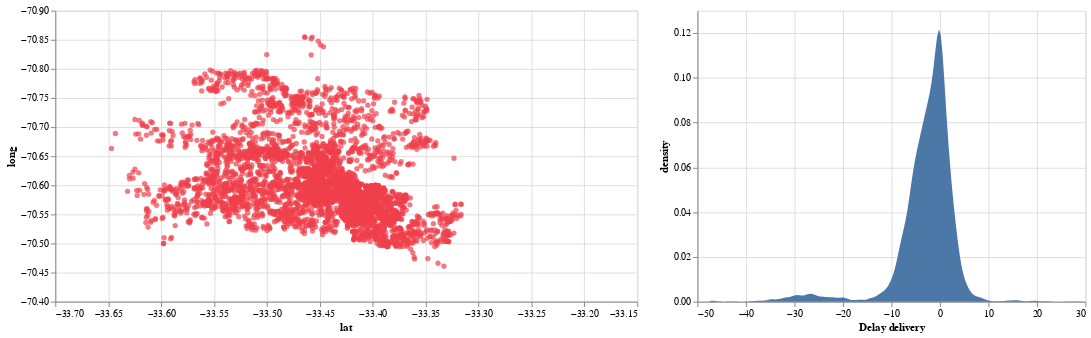

Here is the notebook cell this chart was saved with:
### Code cell
data = remove_outlayers(df.sample(5000)[columns], 'delta', True)
# interval selection in the scatter plot
pts = alt.selection(type="interval", encodings=["x"])

# left panel: scatter plot
points = alt.Chart().mark_point(filled=True, color=PALETTE_ALT[1]).encode(
  x=alt.X('lat', type='quantitative', scale=alt.Scale(domain=(-33.70, -33.15))),
  y=alt.Y('long',type='quantitative', scale=alt.Scale(domain=(-70.4, -70.9))),
).transform_filter(pts).properties(width=600, height=300)

# right panel: histogram
mag = alt.Chart(data=data[columns]).transform_density(density="delta", as_=['delta', 'density']).mark_area().encode(
  x=alt.X('delta', type='quantitative', title='Delay delivery'), 
  y='density:Q',
  #color=alt.Color('total_size:N', legend=alt.Legend(title='Total size'), scale=color_scale),
).add_selection(pts)

alt.hconcat(points, mag, data=data[columns])

### Figure 1 — Vega-Lite specification as saved in the notebook (floating-point values rounded to 4 significant figures; data arrays with more than 128 entries replaced by an {"elided": "..."} marker saying what was removed)
{"config": {"view": {"continuousWidth": 400, "continuousHeight": 300}}, "hconcat": [{"mark": {"type": "point", "color": "#EF404B", "filled": true}, "encoding": {"x": {"type": "quantitative", "field": "lat", "scale": {"domain": [-33.7, -33.15]}}, "y": {"type": "quantitative", "field": "long", "scale": {"domain": [-70.4, -70.9]}}}, "height": 300, "transform": [{"filter": {"selection": "selector134"}}], "width": 600}, {"data": {"name": "data-2355290ffbb1801608ad8e657ca0dc5a"}, "mark": "area", "encoding": {"x": {"type": "quantitative", "field": "delta", "title": "Delay delivery"}, "y": {"type": "quantitative", "field": "density"}}, "selection": {"selector134": {"type": "interval", "encodings": ["x"]}}, "transform": [{"density": "delta", "as": ["delta", "density"]}]}], "data": {"name": "data-2355290ffbb1801608ad8e657ca0dc5a"}, "$schema": "https://vega.github.io/schema/vega-lite/v4.8.1.json", "datasets": {"data-2355290ffbb1801608ad8e657ca0dc5a": {"elided": "4950 records"}}}
